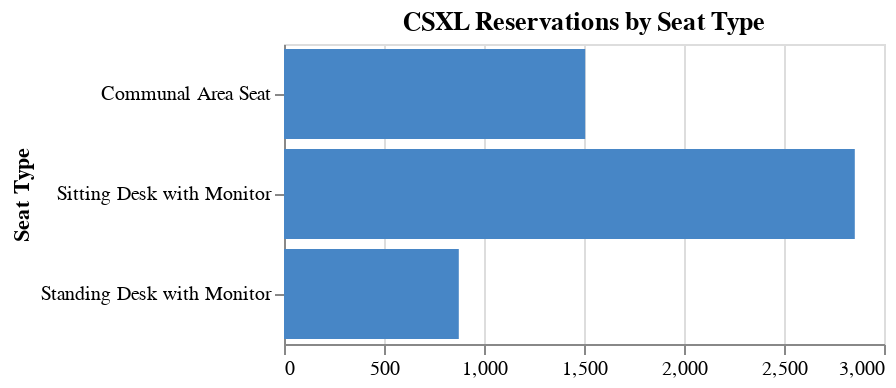

The cell this chart's notebook holds for it:
### Code cell
# Generate reservations by seat type visualization
reservations_by_seat_type(csxl_csv_file_path).show()

### Figure 1 — Vega-Lite specification as saved in the notebook (floating-point values rounded to 4 significant figures)
{"config": {"view": {"continuousWidth": 300, "continuousHeight": 300}, "mark": {"color": "#4786c6"}}, "data": {"name": "data-f3b25b1381aabbbee1a5eaef10e63d32"}, "mark": {"type": "bar"}, "encoding": {"tooltip": [{"field": "count", "type": "quantitative"}], "x": {"field": "count", "title": null, "type": "quantitative"}, "y": {"field": "title", "title": "Seat Type", "type": "nominal"}}, "height": 150, "title": "CSXL Reservations by Seat Type", "$schema": "https://vega.github.io/schema/vega-lite/v5.17.0.json", "datasets": {"data-f3b25b1381aabbbee1a5eaef10e63d32": [{"title": "Communal Area Seat", "count": 1506}, {"title": "Sitting Desk with Monitor", "count": 2854}, {"title": "Standing Desk with Monitor", "count": 874}]}}
